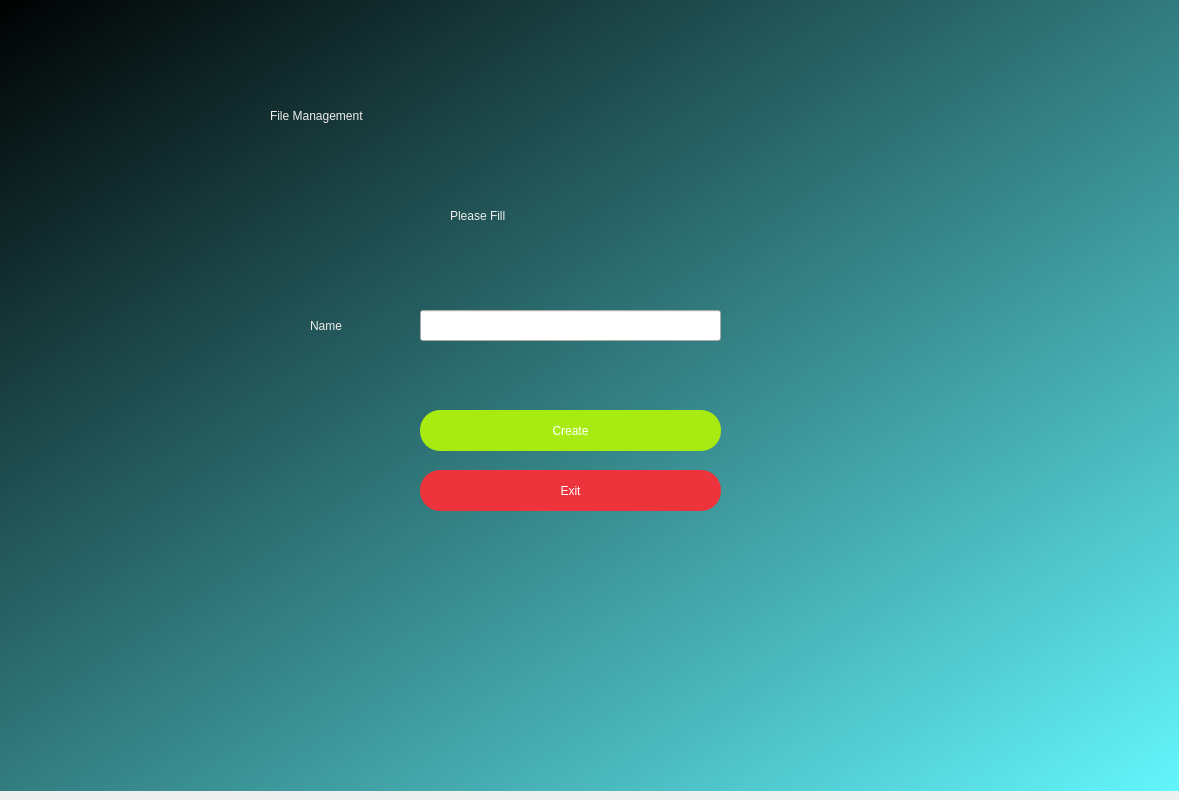
<?xml version="1.0" encoding="UTF-8"?>
<ui version="4.0">
 <class>Dialog</class>
 <widget class="QDialog" name="Dialog">
  <property name="geometry">
   <rect>
    <x>0</x>
    <y>0</y>
    <width>1179</width>
    <height>800</height>
   </rect>
  </property>
  <property name="windowTitle">
   <string>Dialog</string>
  </property>
  <widget class="QWidget" name="widget" native="true">
   <property name="geometry">
    <rect>
     <x>0</x>
     <y>-10</y>
     <width>1211</width>
     <height>801</height>
    </rect>
   </property>
   <property name="styleSheet">
    <string notr="true">QWidget#widget{
background-color:qlineargradient(spread:pad, x1:0, y1:0, x2:1, y2:1, stop:0 rgba(0, 0, 0, 255), stop:1 rgba(100, 249, 255, 255));}</string>
   </property>
   <widget class="QLabel" name="label">
    <property name="geometry">
     <rect>
      <x>270</x>
      <y>80</y>
      <width>571</width>
      <height>91</height>
     </rect>
    </property>
    <property name="styleSheet">
     <string notr="true">font: 48pt &quot;DejaVu Serif&quot;;
color:#EEEDEB;</string>
    </property>
    <property name="text">
     <string>File Management</string>
    </property>
   </widget>
   <widget class="QLabel" name="label_2">
    <property name="geometry">
     <rect>
      <x>450</x>
      <y>190</y>
      <width>211</width>
      <height>71</height>
     </rect>
    </property>
    <property name="styleSheet">
     <string notr="true">font: 30pt &quot;DejaVu Serif&quot;;
color: #EEEDEB;</string>
    </property>
    <property name="text">
     <string>Please Fill</string>
    </property>
   </widget>
   <widget class="QPushButton" name="exit">
    <property name="geometry">
     <rect>
      <x>420</x>
      <y>480</y>
      <width>301</width>
      <height>41</height>
     </rect>
    </property>
    <property name="styleSheet">
     <string notr="true">border-radius:20px;
background-color: rgb(237, 51, 59);

font: 20pt &quot;DejaVu Sans&quot;;
color: rgb(255, 255, 255);</string>
    </property>
    <property name="text">
     <string>Exit</string>
    </property>
   </widget>
   <widget class="QPushButton" name="generate">
    <property name="geometry">
     <rect>
      <x>420</x>
      <y>420</y>
      <width>301</width>
      <height>41</height>
     </rect>
    </property>
    <property name="styleSheet">
     <string notr="true">border-radius:20px;
background-color: #A8EB12;

font: 20pt &quot;DejaVu Sans&quot;;
color: rgb(255, 255, 255);</string>
    </property>
    <property name="text">
     <string>Create</string>
    </property>
   </widget>
   <widget class="QLabel" name="label_3">
    <property name="geometry">
     <rect>
      <x>310</x>
      <y>320</y>
      <width>81</width>
      <height>31</height>
     </rect>
    </property>
    <property name="styleSheet">
     <string notr="true">font: 20pt &quot;DejaVu Serif&quot;;
color: #EEEDEB;</string>
    </property>
    <property name="text">
     <string>Name</string>
    </property>
   </widget>
   <widget class="QLineEdit" name="name_field">
    <property name="geometry">
     <rect>
      <x>420</x>
      <y>320</y>
      <width>301</width>
      <height>31</height>
     </rect>
    </property>
    <property name="styleSheet">
     <string notr="true">font: 20pt &quot;DejaVu Serif&quot;;
color: #373A40;</string>
    </property>
   </widget>
   <widget class="QLabel" name="result">
    <property name="geometry">
     <rect>
      <x>420</x>
      <y>370</y>
      <width>301</width>
      <height>31</height>
     </rect>
    </property>
    <property name="styleSheet">
     <string notr="true">font: 20pt &quot;DejaVu Serif&quot;;
color: #373A40;</string>
    </property>
    <property name="text">
     <string/>
    </property>
   </widget>
  </widget>
 </widget>
 <resources/>
 <connections/>
</ui>
